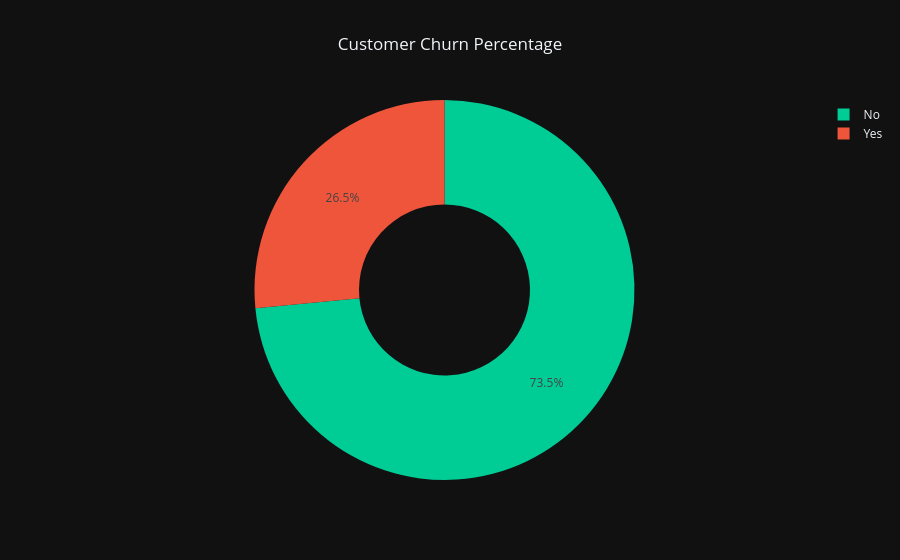

The notebook cell this image was saved under:
### Code cell
# Churn Percentage
fig=px.pie(df,
           names='Churn',
           hole=0.45,
           title='Customer Churn Percentage',
           color="Churn",
           color_discrete_map={
           "Yes": "#EF553B",
           "No": "#00CC96"
           }
           )
fig.update_layout(title_x=0.5)
fig.show()
fig.write_image("./EDA plots/customer_churn_percentage.png")

### Figure 1 — Plotly figure (JSON) as saved in the notebook; plotly's stock layout.template omitted (floating-point values rounded to 4 significant figures; data arrays with more than 128 entries replaced by an {"elided": "..."} marker saying what was removed)
{"data": [{"customdata": {"elided": "7043x1 str values"}, "domain": {"x": [0, 1], "y": [0, 1]}, "hole": 0.45, "hovertemplate": "Churn=%{customdata[0]}<extra></extra>", "labels": {"elided": "7043 str values"}, "legendgroup": "", "marker": {"colors": {"elided": "7043 str values"}}, "name": "", "showlegend": true, "type": "pie"}], "layout": {"legend": {"tracegroupgap": 0}, "title": {"text": "Customer Churn Percentage", "x": 0.5}}}
